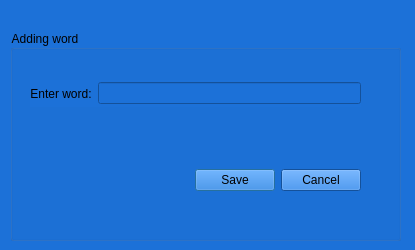
<?xml version="1.0" encoding="UTF-8"?>
<ui version="4.0">
 <class>AddWord</class>
 <widget class="QDialog" name="AddWord">
  <property name="geometry">
   <rect>
    <x>0</x>
    <y>0</y>
    <width>415</width>
    <height>250</height>
   </rect>
  </property>
  <property name="minimumSize">
   <size>
    <width>415</width>
    <height>250</height>
   </size>
  </property>
  <property name="maximumSize">
   <size>
    <width>415</width>
    <height>250</height>
   </size>
  </property>
  <property name="windowTitle">
   <string>WORDS</string>
  </property>
  <property name="styleSheet">
   <string notr="true">background-color: rgb(28, 113, 216);</string>
  </property>
  <widget class="QGroupBox" name="groupBox">
   <property name="geometry">
    <rect>
     <x>10</x>
     <y>30</y>
     <width>391</width>
     <height>211</height>
    </rect>
   </property>
   <property name="title">
    <string>Adding word</string>
   </property>
   <widget class="QDialogButtonBox" name="Save">
    <property name="geometry">
     <rect>
      <x>170</x>
      <y>120</y>
      <width>181</width>
      <height>61</height>
     </rect>
    </property>
    <property name="cursor">
     <cursorShape>PointingHandCursor</cursorShape>
    </property>
    <property name="orientation">
     <enum>Qt::Horizontal</enum>
    </property>
    <property name="standardButtons">
     <set>QDialogButtonBox::Cancel|QDialogButtonBox::Save</set>
    </property>
   </widget>
   <widget class="QWidget" name="layoutWidget">
    <property name="geometry">
     <rect>
      <x>20</x>
      <y>50</y>
      <width>331</width>
      <height>27</height>
     </rect>
    </property>
    <layout class="QHBoxLayout" name="horizontalLayout">
     <item>
      <widget class="QLabel" name="label">
       <property name="text">
        <string>Enter word:</string>
       </property>
       <property name="alignment">
        <set>Qt::AlignCenter</set>
       </property>
      </widget>
     </item>
     <item>
      <widget class="QLineEdit" name="word">
       <property name="styleSheet">
        <string notr="true"/>
       </property>
      </widget>
     </item>
    </layout>
   </widget>
  </widget>
 </widget>
 <resources/>
 <connections>
  <connection>
   <sender>Save</sender>
   <signal>accepted()</signal>
   <receiver>AddWord</receiver>
   <slot>accept()</slot>
   <hints>
    <hint type="sourcelabel">
     <x>248</x>
     <y>254</y>
    </hint>
    <hint type="destinationlabel">
     <x>157</x>
     <y>274</y>
    </hint>
   </hints>
  </connection>
  <connection>
   <sender>Save</sender>
   <signal>rejected()</signal>
   <receiver>AddWord</receiver>
   <slot>reject()</slot>
   <hints>
    <hint type="sourcelabel">
     <x>316</x>
     <y>260</y>
    </hint>
    <hint type="destinationlabel">
     <x>286</x>
     <y>274</y>
    </hint>
   </hints>
  </connection>
 </connections>
</ui>
